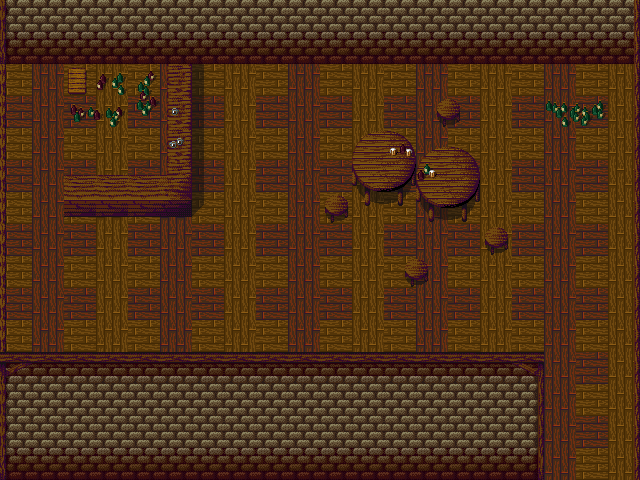

Tiled map render using the project's own tile images. Description and the map definition, with tile-layer contents summarised, below:
An orthogonal 20x15 tile map with 32x32 px tiles, 3 tile layers (base, base, top) and 8 objects.

<map version="1.0" orientation="orthogonal" width="20" height="15" tilewidth="32" tileheight="32">
 <tileset firstgid="1" name="tileset" tilewidth="32" tileheight="32">
  <image source="../tileset.png" />
 </tileset>
 <layer name="base" width="20" height="15">
  <data>[300 cells, 300 non-empty, 4 distinct tile ids]</data>
 </layer>
 <layer name="base" width="20" height="15">
  <data>[300 cells, 157 non-empty, 42 distinct tile ids]</data>
 </layer>
 <layer name="top" width="20" height="15">
  <data>[300 cells, 21 non-empty, 7 distinct tile ids]</data>
 </layer>
 <objectgroup name="collision" width="20" height="15" visible="0">
  <object name="" x="0" y="0" width="640" height="64" />
  <object name="" x="0" y="352" width="544" height="128" />
  <object name="" x="352" y="128" width="64" height="64" />
  <object name="" x="416" y="160" width="64" height="32" />
  <object name="" x="544" y="96" width="64" height="32" />
  <object name="" x="160" y="64" width="32" height="128" />
  <object name="" x="64" y="64" width="96" height="64" />
  <object name="" x="64" y="163" width="96" height="32" />
 </objectgroup>
</map>
